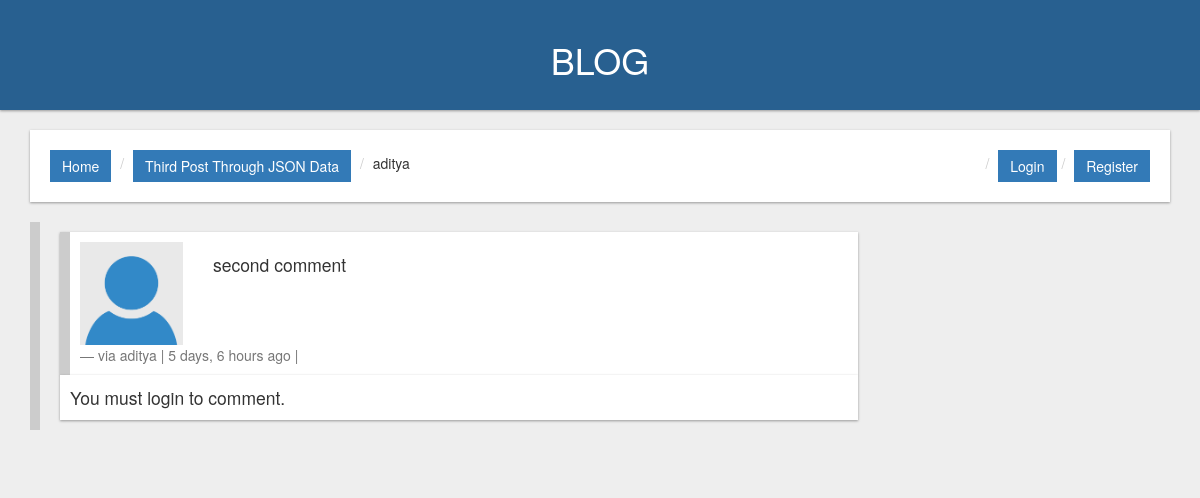
/comments/2/, run on an earlier commit of the app's database.
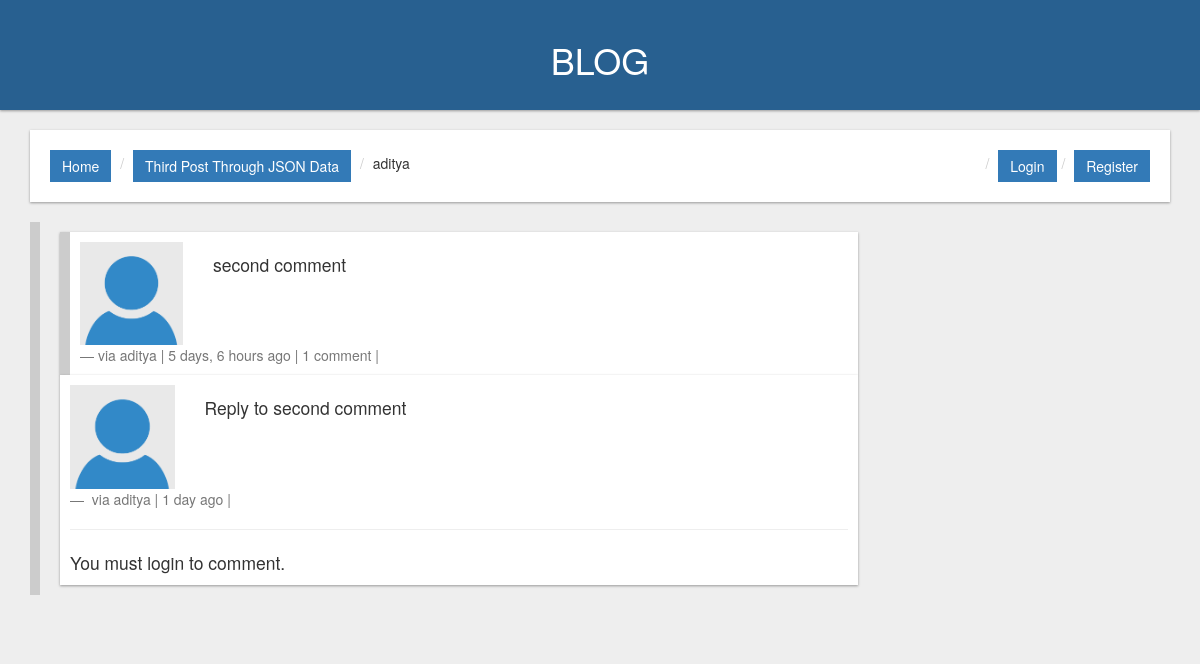
And on a later commit of the database.
### comments/models.py (models this page shows, shortened)
class Comment(models.Model):
    user = models.ForeignKey(settings.AUTH_USER_MODEL, default=1)
    content_type = models.ForeignKey(ContentType, on_delete=models.CASCADE, null=True, blank=True)
    object_id = models.PositiveIntegerField(null=True, blank=True)
    content_object = GenericForeignKey('content_type', 'object_id')
    parent = models.ForeignKey("self", null=True, blank=True)
    content = models.TextField()
    timestamp = models.DateTimeField(auto_now_add=True)
    objects = CommentManager()
    class Meta:
        ordering = ['-timestamp']
    def children(self):  # replies
        return Comment.objects.filter(parent=self)
    @property
    def is_parent(self):
        if self.parent is not None:
            return False
        return True

### posts/models.py (models this page shows, shortened)
class Post(models.Model):
    user = models.ForeignKey(settings.AUTH_USER_MODEL, default=1)
    title = models.CharField(max_length=120)
    slug = models.SlugField(unique=True)
    image = models.ImageField(
            upload_to=upload_location,
            null=True,
            blank=True,
            height_field="height_field",
            width_field="width_field",
    )
    height_field = models.IntegerField(default=0)
    width_field = models.IntegerField(default=0)
    content = models.TextField()
    draft = models.BooleanField(default=False)
    publish = models.DateField(auto_now=False, auto_now_add=False)
    read_time = models.IntegerField(default=0)
    updated = models.DateTimeField(auto_now=True, auto_now_add=False)
    timestamp = models.DateTimeField(auto_now=False, auto_now_add=True)
    objects = PostManager()
    def get_absolute_url(self):
        return reverse('posts:detail', kwargs={'slug': self.slug})
    class Meta:
        ordering = ['-timestamp', '-updated']

### comments/views.py (the view, shortened to what this page needs)
# urls.py: url(r'^(?P<id>\d+)/$', comment_thread, name='thread'),
def comment_thread(request, id):
    instance = Comment.objects.filter(id=id).first()
    if instance is None:
        raise Http404
    if not instance.is_parent:
        instance = instance.parent
    initial_data = {
        'content_type': instance.content_type,
        'object_id': instance.object_id,
    }
    comment_form = CommentForm(request.POST or None, initial=initial_data)
    context = {
        'comment': instance,
        'comment_form': comment_form,
    }
    return render(request, 'comment_thread.html', context)

### templates/comment_thread.html (shortened to what this page needs)
{% extends 'base.html' %}
{% load staticfiles %}
{% load crispy_forms_tags %}
{% block post_detail_link %}
<li><a class="btn btn-primary" href="{{ comment.content_object.get_absolute_url }}">{{ comment.content_object.title }}</a></li>
<li>{{ comment.user }}</li>
{% endblock post_detail_link %}
{% block content %}
<div class="container-fluid col-sm-9">
    <div class="row">
        <div class="col-sm-12">
            <blockquote>
                <div class="comment-main custom-well">
                    <div class="row">
                        <div class="col-sm-2">
                            {%  if comment.user.profile.profile_picture %}
                            <img class="img-responsive " src="{{ comment.user.profile.profile_picture.url }}" />
                            {% else %}
                            <img class="img-responsive" src="{% static 'default/profile.png' %}" />
                            {% endif %}
                        </div>
                        <div class="col-sm-10">
                            <p>{{ comment.content|linebreaks }}</p>
                        </div>
                    </div>
                    <footer>via {{ comment.user.username }} |
                        {{ comment.timestamp|timesince }} ago |
                        {% if comment.children.count > 0 %}
                        {{ comment.children.count }} comment{% if comment.children.count > 1 %}s{% endif %} |
                        {% endif %}
                    </footer>
                </div>
                <div class="custom-well">
                    {% for child_comment in comment.children %}
                        <div class="row">
                            <div class="col-sm-2">
                                {%  if child_comment.user.profile.profile_picture %}
                                <img class="img-responsive " src="{{ child_comment.user.profile.profile_picture.url }}" />
                                {% else %}
                                <img class="img-responsive" src="{% static 'default/profile.png' %}" />
                                {% endif %}
                            </div>
                            <div class="col-sm-10">
                                <p>{{ child_comment.content|linebreaks }}</p>
                            </div>
                        </div>
                        <footer>
                            via {{ child_comment.user.username }} |
                            {{ child_comment.timestamp|timesince }} ago |
                        </footer>
                    <hr/>
                    {% endfor %}
                    {% if request.user.is_authenticated %}
                    <form method="POST" action="."> {% csrf_token %}
                        {{ comment_form|crispy }}
                        <input type="hidden" name='parent_id' value="{{ comment.id }}" />
                        <input type="submit" class="btn btn-primary btn-sm" value="Reply" />
                    </form>
                    {% else %}
                    <p>You must login to comment.</p>
                    {% endif %}
                </div>
            </blockquote>
            <hr/>
        </div>
    </div>
</div>
{% endblock content %}

What changed in the data, as far as the page shows it:
shown differently, row unchanged: Comment "second comment": children.count (not shown) → "1"
added Comment: content "Reply to second comment", user.username "aditya", timestamp "1 day"
Also different on the page:
text now shown: "comment |"
